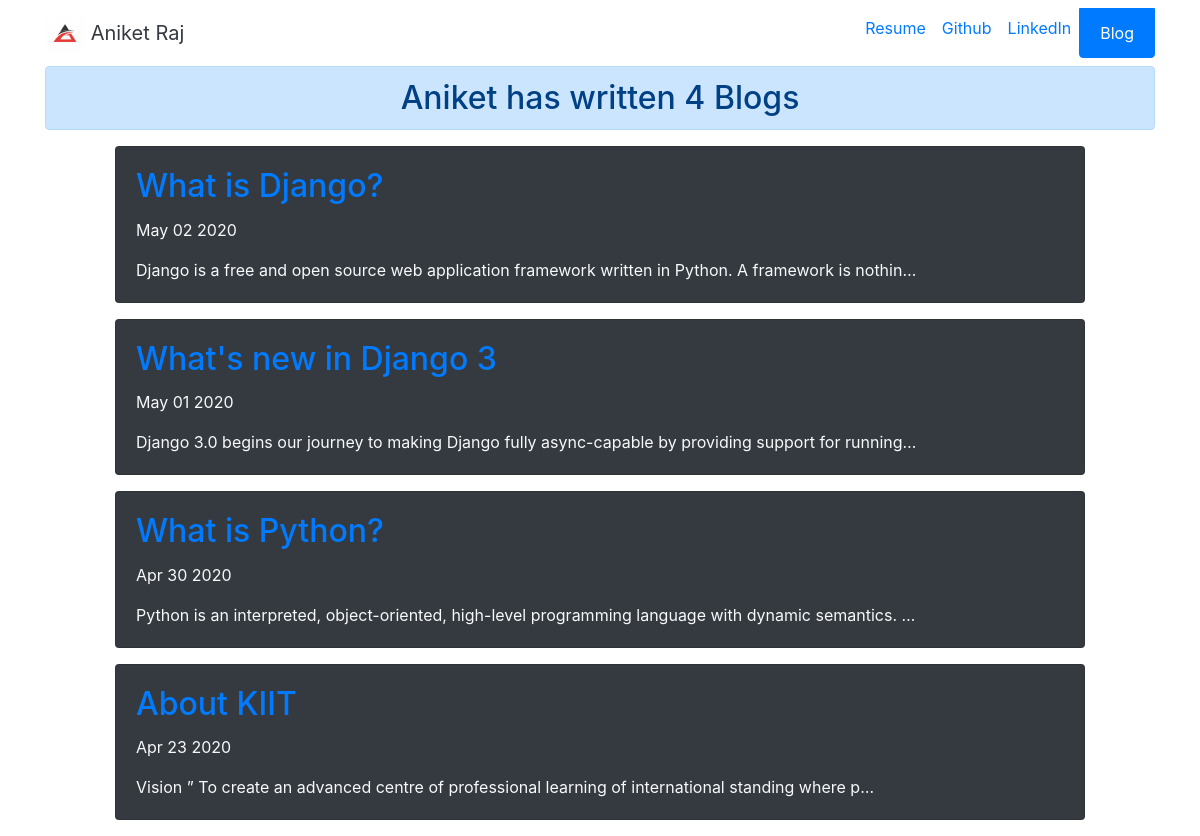
Screenshot of /blog/ with the database file from the repository.
### blog/models.py (models this page shows, shortened)
class MyBlog(models.Model):
	title = models.CharField(max_length= 50)
	description = models.TextField(max_length=500000)
	date = models.DateTimeField(auto_now= False, auto_now_add= False)

### blog/views.py (the view)
# urls.py: path('', views.blog_home, name='blog_home'),
def blog_home(request):
	blogs = MyBlog.objects.order_by('-date')
	return render(request, 'blog/blog_home.html', {'blogs':blogs})

### blog/templates/blog/blog_home.html
{% extends 'portfolio_app/base.html' %}
{% block content %}
<div class="container-md text-center">
<h2 class="alert alert-primary">Aniket has written {{ blogs.count }} Blog{{ blogs.count|pluralize }}</h2>
</div>
{% for blog in blogs %}
<div class='col-12 col-md-10 mb-3 mx-auto'>
<div class="card bg-dark text-light">
<div class="card-body">
<a href="{% url 'blog:detail' blog.id %}"><h2 class="card-title">{{ blog.title }}</h2></a>
<p class="card-text">{{ blog.date|date:'M d Y' }}</p>
<p class="card-text">{{ blog.description|truncatechars:100 }}</p>
</div></div></div>
{% endfor %}
{% endblock %}

### rows the page displays
MyBlog: title "What is Django?", date "May 02 2020", description "Django is a free and open source web application framework written in Python. A framework is nothin…"
MyBlog: title "What's new in Django 3", date "May 01 2020", description "Django 3.0 begins our journey to making Django fully async-capable by providing support for running…"
MyBlog: title "What is Python?", date "Apr 30 2020", description "Python is an interpreted, object-oriented, high-level programming language with dynamic semantics. …"
MyBlog: title "About KIIT", date "Apr 23 2020", description "Vision ” To create an advanced centre of professional learning of international standing where p…"

### other values shown
{{ blogs.count }} "4"
